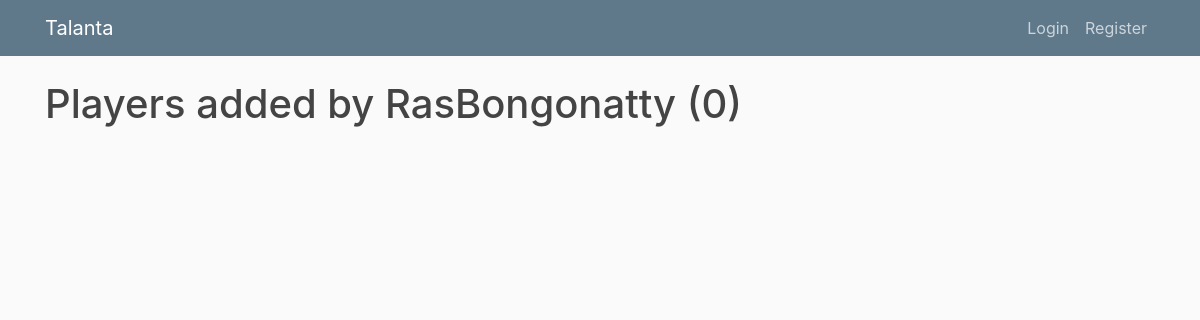
Page /user/RasBongonatty on the earlier database version.
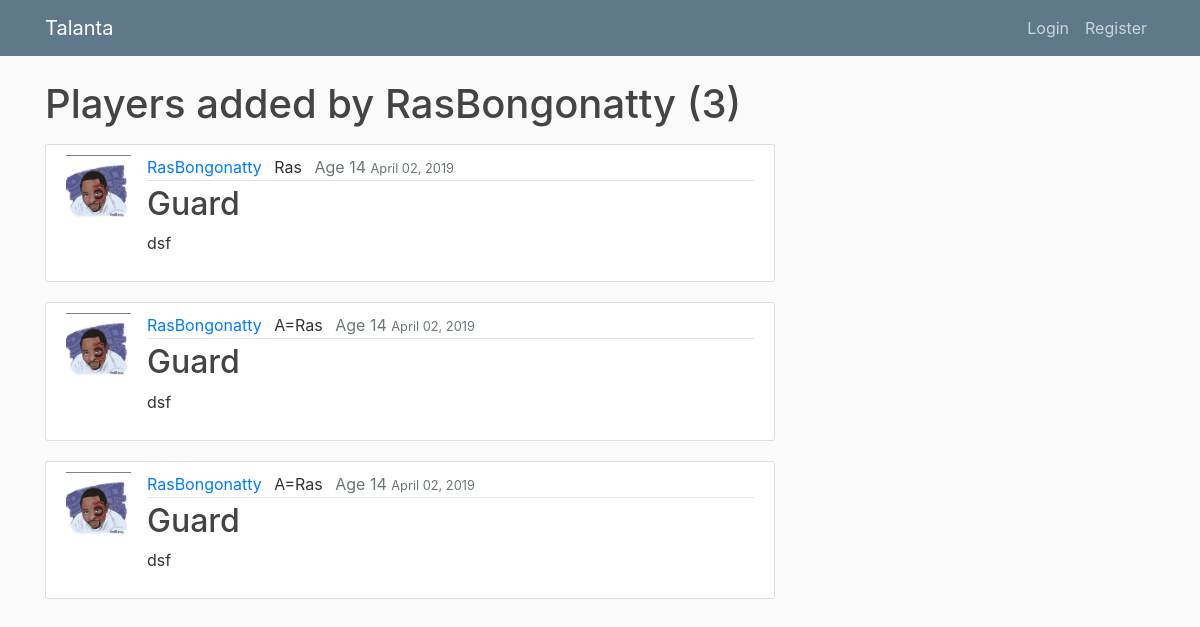
Same page on the later database version.
### karatasi/models.py (models this page shows, shortened)
class Post(models.Model):
    sport_type = (('soccer', 'Soccer'),('basketball', 'Basketball'),('netball', 'Netball'),)
    image = models.ImageField(default = 'default.jpg' , upload_to ='player_pics')
    county = models.CharField(default = '', max_length=100)
    school = models.CharField(default = '', max_length=100)
    player_name = models.CharField(default = '', max_length=100)
    age = models.CharField(default = '', max_length=100)
    gender = models.CharField(default = '', max_length=100)
    sport =  models.CharField(max_length=10, choices=sport_type)
    height = models.CharField(default = '', max_length=100)
    weight = models.CharField(default = '', max_length=100)
    speed = models.CharField(default = '', max_length=100)
    position = models.CharField(max_length=100)
    comment = models.TextField()
    date_posted = models.DateTimeField(default=timezone.now)
    name = models.ForeignKey(User,on_delete=models.CASCADE)

### users/models.py (models this page shows, shortened)
class Profile(models.Model):
    user = models.OneToOneField(User, on_delete = models.CASCADE)
    image = models.ImageField(default = 'default.jpg' , upload_to ='profile_pics')

### karatasi/views.py (the view)
# urls.py: path('user/<str:username>', UserPostListView.as_view(), name = 'user-posts'),
class UserPostListView(ListView):
    model = Post
    template_name = 'karatasi/user_posts.html'
    context_object_name = 'posts'
    paginate_by = 3
    def get_queryset(self):
        user = get_object_or_404(User, username=self.kwargs.get('username'))
        return Post.objects.filter(name = user).order_by('-date_posted')

### karatasi/templates/karatasi/user_posts.html (shortened to what this page needs)
{% extends "karatasi/base.html"%}
{% block content %}
<h1 class = 'mb-3'> Players added by {{view.kwargs.username }} ({{ page_obj.paginator.count }}) </h1>
    {% for post in posts %}
      <article class="media content-section">
            <img class = 'rounded-square article-img'src="{{ post.name.profile.image.url }}" alt="">
            <div class="media-body" href=" {% url 'post-detail' post.id %} " >
              <div class="article-metadata">
                <a class="mr-2" href = "{% url 'user-posts' post.name.username %}" >{{ post.name}} </a>
                <a class="mr-2" >{{ post.player_name}} </a>
                <a class="text-muted" >Age {{post.age}} </a>
                <small class="text-muted">{{post.date_posted|date:" F d, Y"}}</small>
              </div>
              <h2><a class="article-title" href=" {% url 'post-detail' post.id %}" >{{post.position}}</a></h2>
              <p class="article-content">{{post.comment}}</p>
            </div>
      </article>
    {% endfor %}
{% endblock content%}

### karatasi/templates/karatasi/base.html (shortened to what this page needs)
{%load static%}
<!DOCTYPE html>
<html lang="en" dir="ltr">
  <head>
      <link rel="stylesheet" href="https://stackpath.bootstrapcdn.com/bootstrap/4.3.1/css/bootstrap.min.css">
      <link rel="stylesheet" href="{% static 'karatasi/main.css' %}" >
  </head>
  <body>
        <header class="site-header">
          <nav class="navbar navbar-expand-md navbar-dark bg-steel fixed-top">
            <div class="container">
              <a class="navbar-brand mr-4" href="{%url 'karatasi-home'%}">Talanta</a>
              <div class="collapse navbar-collapse" id="navbarToggle">
                <div class="navbar-nav">
                  {% if user.is_authenticated %}
                    <a class="nav-item nav-link" href="{%url 'post-create'%}">New Post</a>
                      <a class="nav-item nav-link" href="{%url 'profile'%}">Profile</a>
                    <a class="nav-item nav-link" href="{%url 'logout'%}">Logout</a>
                  {% else %}
                    <a class="nav-item nav-link" href="{%url 'login'%}">Login</a>
                    <a class="nav-item nav-link" href="{%url 'register'%}">Register</a>
                  {% endif %}
                </div>
              </div>
            </div>
          </nav>
        </header>
        <main role="main" class="container">
      <div class="row">
        <div class="col-md-8">
          {% block content %}
          {% endblock %}
        </div>
    </main>
  </body>
</html>

### karatasi/static/karatasi/main.css (style rules this page uses)
body { background: #fafafa; color: #333333; margin-top: 5rem; }
h1, h2, h3, h4, h5, h6 { color: #444444; }
.bg-steel { background-color: #5f788a; }
.site-header .navbar-nav .nav-link { color: #cbd5db; }
.content-section { background: #ffffff; padding: 10px 20px; border: 1px solid #dddddd; border-radius: 3px; margin-bottom: 20px; }
.article-title { color: #444444; }
.article-content { white-space: pre-line; }
.article-img { height: 65px; width: 65px; margin-right: 16px; }
.article-metadata { padding-bottom: 1px; margin-bottom: 4px; border-bottom: 1px solid #e3e3e3 }

Differences in the rows shown:
added Post: name.profile.image (placeholder picture), name "RasBongonatty", player_name "Ras", age "14", date_posted "April 02, 2019", position "Guard", comment "dsf"
added Post: name.profile.image (placeholder picture), name "RasBongonatty", player_name "A=Ras", age "14", date_posted "April 02, 2019", position "Guard", comment "dsf"
added Post: name.profile.image (placeholder picture), name "RasBongonatty", player_name "A=Ras", age "14", date_posted "April 02, 2019", position "Guard", comment "dsf"
Other differences:
{{ page_obj.paginator.count }}: "0" → "3"
